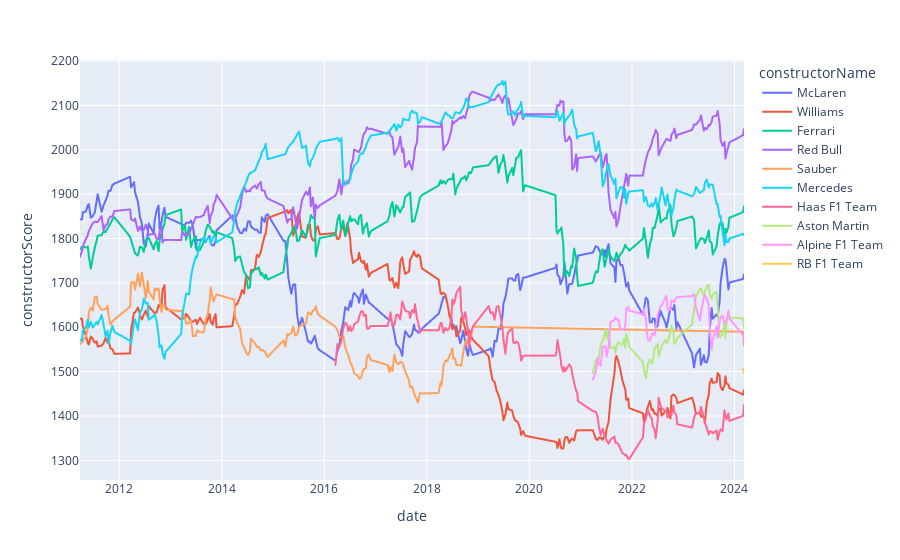

Here is the notebook cell this chart was saved with:
### Markdown cell above
## Data visualisation

### Code cell
con_df = mod_df.groupby(["year", "date", "constructorId"])["constructorScore"].max().reset_index()
con_df = con_df.merge(constructors_df, on="constructorId", how="left")
cur_con = set(con_df.loc[con_df["year"] == 2024, "constructorId"])
cur_df = con_df[con_df["constructorId"].isin(cur_con) & (con_df["year"] > 2010)]

px.line(cur_df, x="date", y="constructorScore", color="constructorName")

### Figure 1 — Plotly figure (JSON) as saved in the notebook; plotly's stock layout.template omitted (floating-point values rounded to 4 significant figures; data arrays with more than 128 entries replaced by an {"elided": "..."} marker saying what was removed)
{"data": [{"hovertemplate": "constructorName=McLaren<br>date=%{x}<br>constructorScore=%{y}<extra></extra>", "legendgroup": "McLaren", "line": {"color": "#636efa", "dash": "solid"}, "marker": {"symbol": "circle"}, "mode": "lines", "name": "McLaren", "showlegend": true, "type": "scattergl", "x": {"elided": "264 str values"}, "xaxis": "x", "y": {"elided": "264 float values"}, "yaxis": "y"}, {"hovertemplate": "constructorName=Williams<br>date=%{x}<br>constructorScore=%{y}<extra></extra>", "legendgroup": "Williams", "line": {"color": "#EF553B", "dash": "solid"}, "marker": {"symbol": "circle"}, "mode": "lines", "name": "Williams", "showlegend": true, "type": "scattergl", "x": {"elided": "264 str values"}, "xaxis": "x", "y": {"elided": "264 float values"}, "yaxis": "y"}, {"hovertemplate": "constructorName=Ferrari<br>date=%{x}<br>constructorScore=%{y}<extra></extra>", "legendgroup": "Ferrari", "line": {"color": "#00cc96", "dash": "solid"}, "marker": {"symbol": "circle"}, "mode": "lines", "name": "Ferrari", "showlegend": true, "type": "scattergl", "x": {"elided": "264 str values"}, "xaxis": "x", "y": {"elided": "264 float values"}, "yaxis": "y"}, {"hovertemplate": "constructorName=Red Bull<br>date=%{x}<br>constructorScore=%{y}<extra></extra>", "legendgroup": "Red Bull", "line": {"color": "#ab63fa", "dash": "solid"}, "marker": {"symbol": "circle"}, "mode": "lines", "name": "Red Bull", "showlegend": true, "type": "scattergl", "x": {"elided": "264 str values"}, "xaxis": "x", "y": {"elided": "264 float values"}, "yaxis": "y"}, {"hovertemplate": "constructorName=Sauber<br>date=%{x}<br>constructorScore=%{y}<extra></extra>", "legendgroup": "Sauber", "line": {"color": "#FFA15A", "dash": "solid"}, "marker": {"symbol": "circle"}, "mode": "lines", "name": "Sauber", "showlegend": true, "type": "scattergl", "x": {"elided": "160 str values"}, "xaxis": "x", "y": {"elided": "160 float values"}, "yaxis": "y"}, {"hovertemplate": "constructorName=Mercedes<br>date=%{x}<br>constructorScore=%{y}<extra></extra>", "legendgroup": "Mercedes", "line": {"color": "#19d3f3", "dash": "solid"}, "marker": {"symbol": "circle"}, "mode": "lines", "name": "Mercedes", "showlegend": true, "type": "scattergl", "x": {"elided": "264 str values"}, "xaxis": "x", "y": {"elided": "264 float values"}, "yaxis": "y"}, {"hovertemplate": "constructorName=Haas F1 Team<br>date=%{x}<br>constructorScore=%{y}<extra></extra>", "legendgroup": "Haas F1 Team", "line": {"color": "#FF6692", "dash": "solid"}, "marker": {"symbol": "circle"}, "mode": "lines", "name": "Haas F1 Team", "showlegend": true, "type": "scattergl", "x": {"elided": "168 str values"}, "xaxis": "x", "y": {"elided": "168 float values"}, "yaxis": "y"}, {"hovertemplate": "constructorName=Aston Martin<br>date=%{x}<br>constructorScore=%{y}<extra></extra>", "legendgroup": "Aston Martin", "line": {"color": "#B6E880", "dash": "solid"}, "marker": {"symbol": "circle"}, "mode": "lines", "name": "Aston Martin", "showlegend": true, "type": "scattergl", "x": ["2021-03-28", "2021-04-18", "2021-05-02", "2021-05-09", "2021-05-23", "2021-06-06", "2021-06-20", "2021-06-27", "2021-07-04", "2021-07-18", "2021-08-01", "2021-08-29", "2021-09-05", "2021-09-12", "2021-09-26", "2021-10-10", "2021-10-24", "2021-11-07", "2021-11-14", "2021-11-21", "2021-12-05", "2021-12-12", "2022-03-20", "2022-03-27", "2022-04-10", "2022-04-24", "2022-05-08", "2022-05-22", "2022-05-29", "2022-06-12", "2022-06-19", "2022-07-03", "2022-07-10", "2022-07-24", "2022-07-31", "2022-08-28", "2022-09-04", "2022-09-11", "2022-10-02", "2022-10-09", "2022-10-23", "2022-10-30", "2022-11-13", "2022-11-20", "2023-03-05", "2023-03-19", "2023-04-02", "2023-04-30", "2023-05-07", "2023-05-28", "2023-06-04", "2023-06-18", "2023-07-02", "2023-07-09", "2023-07-23", "2023-07-30", "2023-08-27", "2023-09-03", "2023-09-17", "2023-09-24", "2023-10-08", "2023-10-22", "2023-10-29", "2023-11-05", "2023-11-19", "2023-11-26", "2024-03-02", "2024-03-09"], "xaxis": "x", "y": [1497.0, 1527.0, 1524.0, 1528.0, 1560.0, 1569.0, 1586.0, 1595.0, 1573.0, 1595.0, 1553.0, 1556.0, 1542.0, 1558.0, 1567.0, 1562.0, 1561.0, 1575.0, 1554.0, 1584.0, 1570.0, 1556.0, 1522.0, 1505.0, 1486.0, 1518.0, 1528.0, 1519.0, 1523.0, 1554.0, 1556.0, 1562.0, 1534.0, 1548.0, 1558.0, 1572.0, 1565.0, 1565.0, 1590.0, 1603.0, 1587.0, 1562.0, 1568.0, 1576.0, 1607.0, 1639.0, 1670.0, 1686.0, 1687.0, 1670.0, 1681.0, 1692.0, 1696.0, 1674.0, 1664.0, 1673.0, 1680.0, 1646.0, 1579.0, 1577.0, 1584.0, 1611.0, 1576.0, 1610.0, 1624.0, 1622.0, 1620.0, 1598.0], "yaxis": "y"}, {"hovertemplate": "constructorName=Alpine F1 Team<br>date=%{x}<br>constructorScore=%{y}<extra></extra>", "legendgroup": "Alpine F1 Team", "line": {"color": "#FF97FF", "dash": "solid"}, "marker": {"symbol": "circle"}, "mode": "lines", "name": "Alpine F1 Team", "showlegend": true, "type": "scattergl", "x": ["2021-03-28", "2021-04-18", "2021-05-02", "2021-05-09", "2021-05-23", "2021-06-06", "2021-06-20", "2021-06-27", "2021-07-04", "2021-07-18", "2021-08-01", "2021-08-29", "2021-09-05", "2021-09-12", "2021-09-26", "2021-10-10", "2021-10-24", "2021-11-07", "2021-11-14", "2021-11-21", "2021-12-05", "2021-12-12", "2022-03-20", "2022-03-27", "2022-04-10", "2022-04-24", "2022-05-08", "2022-05-22", "2022-05-29", "2022-06-12", "2022-06-19", "2022-07-03", "2022-07-10", "2022-07-24", "2022-07-31", "2022-08-28", "2022-09-04", "2022-09-11", "2022-10-02", "2022-10-09", "2022-10-23", "2022-10-30", "2022-11-13", "2022-11-20", "2023-03-05", "2023-03-19", "2023-04-02", "2023-04-30", "2023-05-07", "2023-05-28", "2023-06-04", "2023-06-18", "2023-07-02", "2023-07-09", "2023-07-23", "2023-07-30", "2023-08-27", "2023-09-03", "2023-09-17", "2023-09-24", "2023-10-08", "2023-10-22", "2023-10-29", "2023-11-05", "2023-11-19", "2023-11-26", "2024-03-02", "2024-03-09"], "xaxis": "x", "y": [1482.0, 1500.0, 1531.0, 1519.0, 1513.0, 1555.0, 1558.0, 1556.0, 1534.0, 1556.0, 1611.0, 1617.0, 1623.0, 1618.0, 1616.0, 1597.0, 1597.0, 1593.0, 1603.0, 1642.0, 1645.0, 1638.0, 1629.0, 1642.0, 1617.0, 1571.0, 1569.0, 1582.0, 1587.0, 1583.0, 1597.0, 1628.0, 1635.0, 1649.0, 1649.0, 1667.0, 1670.0, 1640.0, 1640.0, 1661.0, 1657.0, 1658.0, 1667.0, 1668.0, 1670.0, 1675.0, 1644.0, 1615.0, 1632.0, 1667.0, 1672.0, 1664.0, 1650.0, 1597.0, 1550.0, 1571.0, 1602.0, 1577.0, 1615.0, 1623.0, 1626.0, 1609.0, 1609.0, 1616.0, 1638.0, 1620.0, 1582.0, 1571.0], "yaxis": "y"}, {"hovertemplate": "constructorName=RB F1 Team<br>date=%{x}<br>constructorScore=%{y}<extra></extra>", "legendgroup": "RB F1 Team", "line": {"color": "#FECB52", "dash": "solid"}, "marker": {"symbol": "circle"}, "mode": "lines", "name": "RB F1 Team", "showlegend": true, "type": "scattergl", "x": ["2024-03-02", "2024-03-09"], "xaxis": "x", "y": [1507.0, 1497.0], "yaxis": "y"}], "layout": {"legend": {"title": {"text": "constructorName"}, "tracegroupgap": 0}, "margin": {"t": 60}, "xaxis": {"anchor": "y", "domain": [0, 1], "title": {"text": "date"}}, "yaxis": {"anchor": "x", "domain": [0, 1], "title": {"text": "constructorScore"}}}}
